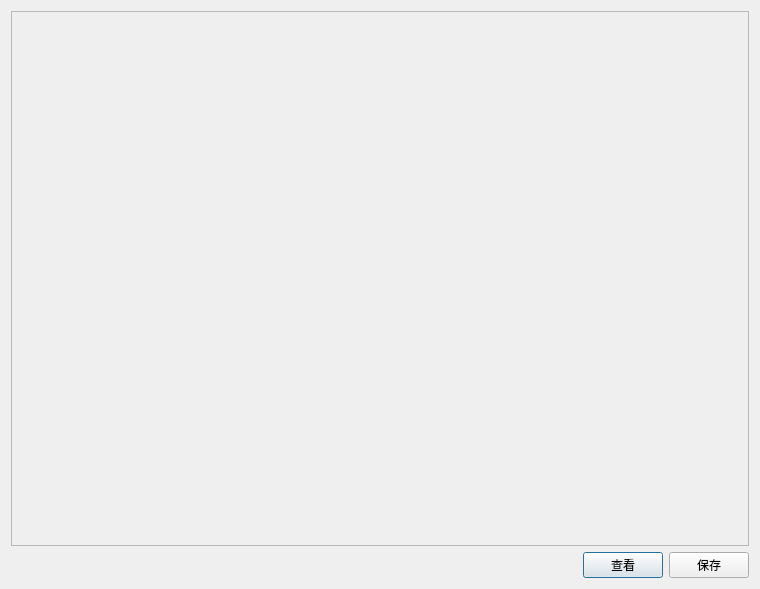
<?xml version="1.0" encoding="UTF-8"?>
<ui version="4.0">
 <class>PreviewDlg</class>
 <widget class="QDialog" name="PreviewDlg">
  <property name="geometry">
   <rect>
    <x>0</x>
    <y>0</y>
    <width>760</width>
    <height>589</height>
   </rect>
  </property>
  <property name="windowTitle">
   <string>图片查看</string>
  </property>
  <layout class="QVBoxLayout" name="verticalLayout">
   <item>
    <widget class="QScrollArea" name="scrollArea">
     <property name="widgetResizable">
      <bool>true</bool>
     </property>
     <widget class="QWidget" name="scrollAreaWidgetContents">
      <property name="geometry">
       <rect>
        <x>0</x>
        <y>0</y>
        <width>740</width>
        <height>538</height>
       </rect>
      </property>
      <layout class="QVBoxLayout" name="verticalLayout_2">
       <item>
        <widget class="QWidget" name="widget" native="true">
         <layout class="QVBoxLayout" name="verticalLayout_3">
          <item>
           <layout class="QGridLayout" name="lay_preview"/>
          </item>
         </layout>
        </widget>
       </item>
      </layout>
     </widget>
    </widget>
   </item>
   <item>
    <layout class="QHBoxLayout" name="horizontalLayout_2">
     <property name="topMargin">
      <number>0</number>
     </property>
     <item>
      <widget class="QLabel" name="lab_tip">
       <property name="text">
        <string/>
       </property>
      </widget>
     </item>
     <item>
      <spacer name="horizontalSpacer">
       <property name="orientation">
        <enum>Qt::Horizontal</enum>
       </property>
       <property name="sizeHint" stdset="0">
        <size>
         <width>40</width>
         <height>20</height>
        </size>
       </property>
      </spacer>
     </item>
     <item>
      <widget class="QPushButton" name="btn_watch">
       <property name="text">
        <string>查看</string>
       </property>
      </widget>
     </item>
     <item>
      <widget class="QPushButton" name="btn_save">
       <property name="text">
        <string>保存</string>
       </property>
      </widget>
     </item>
    </layout>
   </item>
  </layout>
 </widget>
 <resources/>
 <connections/>
</ui>
